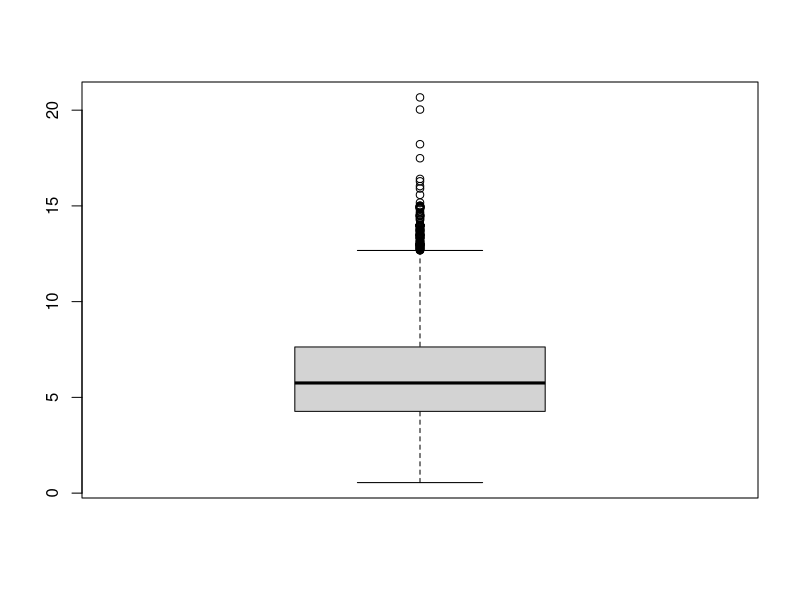
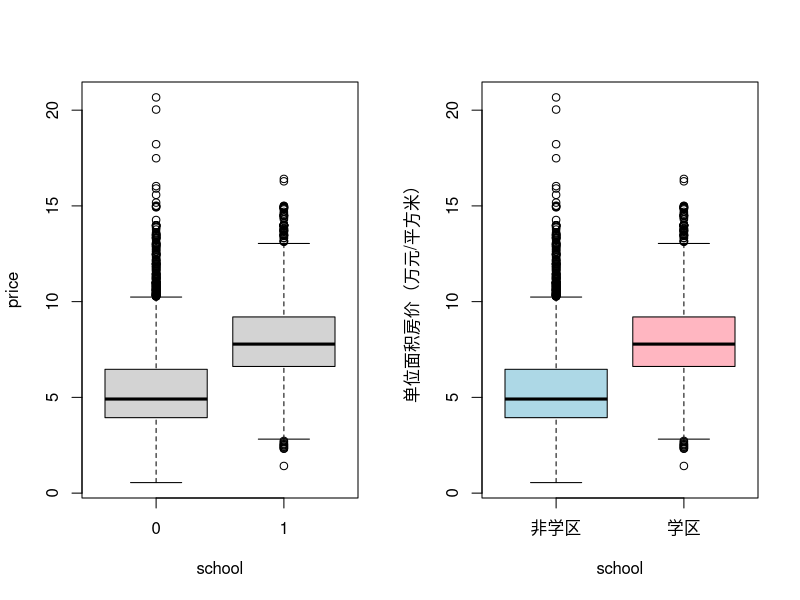
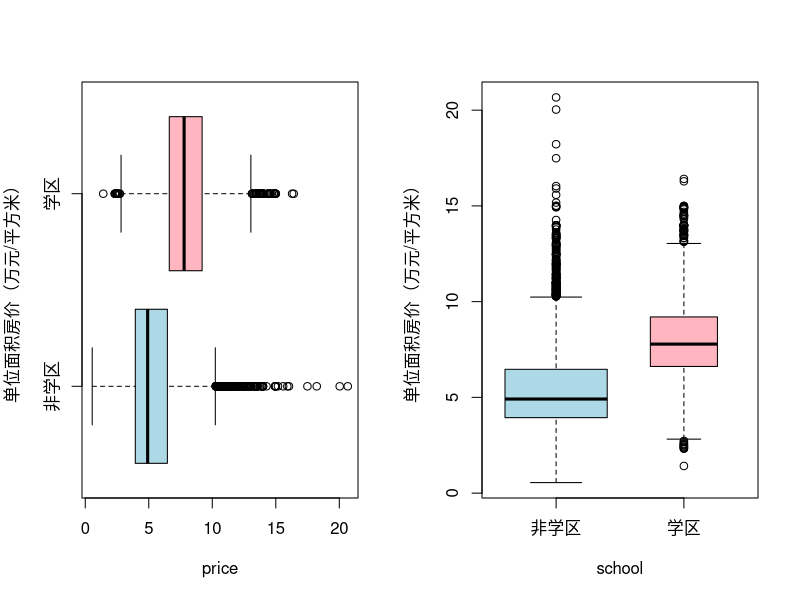

Generate these figures, in order, with R:
house = read.csv('./data/07 r sjms3_data.csv', fileEncoding = "GBK")
head(house)

boxplot(house$price)

par(mfrow=c(1,2))

boxplot(price~school, data=house)
boxplot(price~school, data=house, col=c('lightblue', 'lightpink'), names=c('非学区', '学区'), ylab="单位面积房价（万元/平方米）")

boxplot(price~school, data=house, horizontal= T, col=c('lightblue', 'lightpink'), names=c('非学区', '学区'), ylab="单位面积房价（万元/平方米）")
boxplot(price~school, data=house, varwidth=TRUE, col=c('lightblue', 'lightpink'), names=c('非学区', '学区'), ylab="单位面积房价（万元/平方米）")

